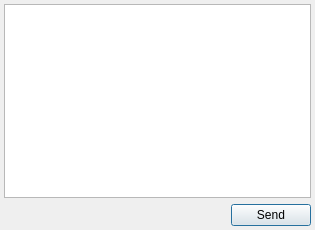
<?xml version="1.0" encoding="UTF-8"?>
<ui version="4.0">
 <class>requestAuthDialogClass</class>
 <widget class="QDialog" name="requestAuthDialogClass">
  <property name="geometry">
   <rect>
    <x>0</x>
    <y>0</y>
    <width>315</width>
    <height>230</height>
   </rect>
  </property>
  <property name="windowTitle">
   <string>Authorization request</string>
  </property>
  <property name="windowIcon">
   <iconset>
    <normaloff>:/icons/icq/auth.png</normaloff>:/icons/icq/auth.png</iconset>
  </property>
  <layout class="QGridLayout">
   <property name="margin">
    <number>4</number>
   </property>
   <item row="0" column="0" colspan="2">
    <widget class="QTextEdit" name="textEdit"/>
   </item>
   <item row="1" column="0">
    <spacer>
     <property name="orientation">
      <enum>Qt::Horizontal</enum>
     </property>
     <property name="sizeHint" stdset="0">
      <size>
       <width>40</width>
       <height>20</height>
      </size>
     </property>
    </spacer>
   </item>
   <item row="1" column="1">
    <widget class="QPushButton" name="sendButton">
     <property name="text">
      <string>Send</string>
     </property>
     <property name="icon">
      <iconset>
       <normaloff>:/icons/icq/auth.png</normaloff>:/icons/icq/auth.png</iconset>
     </property>
    </widget>
   </item>
  </layout>
 </widget>
 <layoutdefault spacing="6" margin="11"/>
 <resources>
  <include location="../../../qutim.qrc"/>
 </resources>
 <connections>
  <connection>
   <sender>sendButton</sender>
   <signal>clicked()</signal>
   <receiver>requestAuthDialogClass</receiver>
   <slot>accept()</slot>
   <hints>
    <hint type="sourcelabel">
     <x>270</x>
     <y>206</y>
    </hint>
    <hint type="destinationlabel">
     <x>150</x>
     <y>211</y>
    </hint>
   </hints>
  </connection>
 </connections>
</ui>
